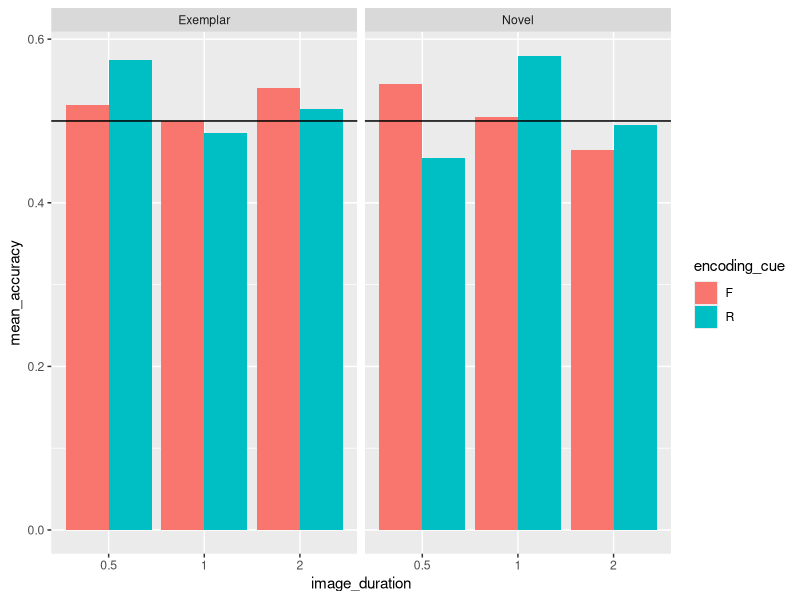

Source code (R): (Note: this script raises an error after producing the figure.)
## ---- chunk 1
knitr::opts_chunk$set(echo = TRUE)
## ---- chunk 2

library(dplyr)
library(ggplot2)

subject_data <- data.frame(
  encoding_cue = rep(c("R","F"), each = 60),
  image_duration = rep(rep(c(.5,1,2), each = 20),2),
  test_condition = rep(rep(c("Novel","Exemplar"),each = 10),6),
  accuracy = rbinom(120,1,.5)
)

create_n_subjects <- function(n){
  
  all_data <- data.frame()
  for(i in 1:n){
    subject_data <- data.frame(
      sub_num = i,
      encoding_cue = rep(c("R","F"), each = 60),
      image_duration = rep(rep(c(.5,1,2), each = 20),2),
      test_condition = rep(rep(c("Novel","Exemplar"),each = 10),6),
      accuracy = rbinom(120,1,.5)
    )
    
    all_data <- rbind(all_data,subject_data)
  }
  
  return(all_data)
  
}

simulated_data <- create_n_subjects(n=20)
simulated_data$sub_num <- as.factor(simulated_data$sub_num)
simulated_data$encoding_cue <- as.factor(simulated_data$encoding_cue)
simulated_data$image_duration <- as.factor(simulated_data$image_duration)
simulated_data$test_condition <- as.factor(simulated_data$test_condition)

sim_means <- simulated_data %>%
  group_by(encoding_cue,image_duration,test_condition) %>%
  summarize(mean_accuracy =  mean(accuracy))

ggplot(sim_means, aes(x=image_duration,y = mean_accuracy, fill=encoding_cue))+
  geom_bar(stat="identity", position="dodge")+
  geom_hline(yintercept=.5)+
  facet_wrap(~test_condition)

ANOVA_means <- simulated_data %>%
  group_by(sub_num,encoding_cue,image_duration,test_condition) %>%
  summarize(mean_accuracy =  mean(accuracy))

sim_anova <- aov(mean_accuracy ~ encoding_cue*image_duration*test_condition + Error(sub_num/(encoding_cue*image_duration*test_condition)), data = ANOVA_means)

summary(sim_anova)

## ---- chunk 3

# need to specify the effect-sizes for each condition

subject_data <- data.frame(
  encoding_cue = rep(c("R","F"), each = 60),
  image_duration = rep(rep(c(.5,1,2), each = 20),2),
  test_condition = rep(rep(c("Novel","Exemplar"),each = 10),6),
  accuracy = rbinom(.75,1,60),rbinom(.65,1,60)
)

# R vs F rbinom(.75,1,60),rbinom(.65,1,60)

#GLM general linear model

# Baseline_accuracy + encoding_cue + image_duration + test_condition ...

.6 

# R condition .6 + .1
# F condition .6 + 0

# R condition .6 + .1 + (0,.05,.1)
# F condition .6 + 0 + (0,.05,.1)
